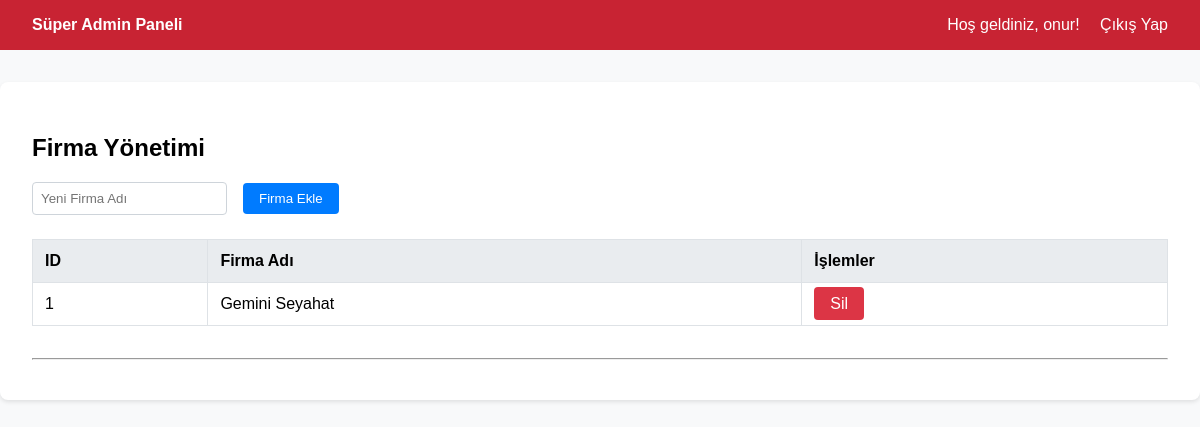
Page /index.php?page=admin_panel (signed in) on the earlier database version.
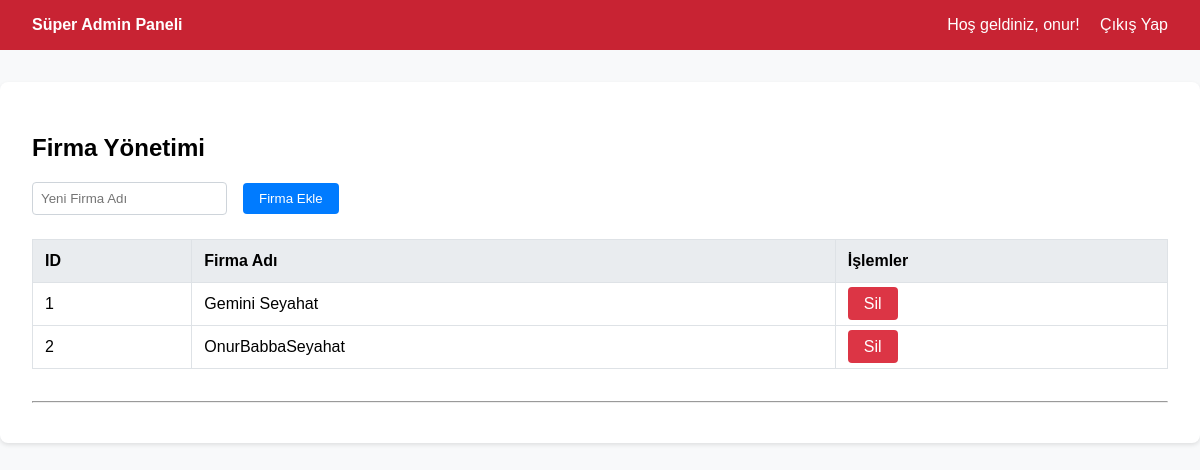
Same page on the later database version.
### tables this page shows
CREATE TABLE "companies" (
"id" INTEGER PRIMARY KEY AUTOINCREMENT,
"name" TEXT NOT NULL UNIQUE,
"created_at" TEXT DEFAULT CURRENT_TIMESTAMP
);

### views/admin_panel.php (the view, shortened to what this page needs)
<?php
require_once __DIR__ . '/../config/database.php';
$companies = $pdo->query("SELECT * FROM companies ORDER BY name")->fetchAll();
?>
<!DOCTYPE html>
<html lang="tr">
<head>
</head>
<body>
    <nav class="navbar">
        <a href="/index.php?page=admin_panel" style="font-weight: bold;">Süper Admin Paneli</a>
        <div>
            <span>Hoş geldiniz, <?php echo htmlspecialchars($_SESSION['user_name']); ?>!</span>
            <a href="/index.php?action=logout">Çıkış Yap</a>
        </div>
    </nav>
    <div class="container">
        <div class="section">
            <h2>Firma Yönetimi</h2>
            <form action="/index.php?action=add_company" method="POST" class="form-inline">
                <input type="text" name="company_name" placeholder="Yeni Firma Adı" required>
                <button type="submit" class="btn btn-primary">Firma Ekle</button>
            </form>
            <table>
                <thead><tr><th>ID</th><th>Firma Adı</th><th>İşlemler</th></tr></thead>
                <tbody>
                    <?php foreach ($companies as $company): ?>
                        <tr>
                            <td><?php echo htmlspecialchars($company['id']); ?></td>
                            <td><?php echo htmlspecialchars($company['name']); ?></td>
                            <td><a href="#" class="btn btn-danger">Sil</a></td>
                        </tr>
                    <?php endforeach; ?>
                </tbody>
            </table>
        </div>
        <hr>
        </div>
</body>
</html>

### public/index.php (shortened to what this page needs)
<?php
$page = $_GET['page'] ?? 'home';
$allowed_pages = ['home', 'register', 'login', 'purchase', 'my-tickets', 'company_admin_panel', 'add_trip', 'edit_trip', 'admin_panel'];
if (in_array($page, $allowed_pages) && file_exists(__DIR__ . "/../views/{$page}.php")) {
    require_once __DIR__ . "/../views/{$page}.php";
} elseif ($page === 'home' && file_exists(__DIR__ . "/../views/home.php")) {
    require_once __DIR__ . "/../views/home.php";
} else {
    if (!isset($_GET['action'])) {
        http_response_code(404);
        echo "<h1>404 Sayfa Bulunamadı</h1>";
    }
}

### views/admin_panel.php (style rules this page uses)
body { font-family: sans-serif; margin: 0; background-color: #f8f9fa; }
.navbar { background-color: #c82333; padding: 1rem; color: white; display: flex; justify-content: space-between; align-items: center; }
.navbar a { color: white; text-decoration: none; margin: 0 1rem; }
.container { max-width: 1140px; margin: 2rem auto; padding: 2rem; background-color: white; border-radius: 8px; box-shadow: 0 2px 4px rgba(0,0,0,0.1); }
.section { margin-bottom: 2rem; }
table { width: 100%; border-collapse: collapse; margin-top: 1.5rem; }
th, td { border: 1px solid #dee2e6; padding: 0.75rem; text-align: left; }
th { background-color: #e9ecef; }
.form-inline { display: flex; gap: 1rem; align-items: center; }
.form-inline input { padding: .5rem; border: 1px solid #ced4da; border-radius: 4px; }
.btn { text-decoration: none; padding: 0.5rem 1rem; border-radius: 4px; color: white; border: none; cursor: pointer; }
.btn-primary { background-color: #007bff; }
.btn-danger { background-color: #dc3545; }

Differences in the rows shown:
added companies: id "2", name "OnurBabbaSeyahat"
